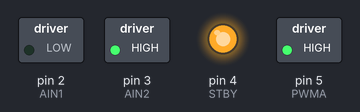
Bench run of a sketch on a simulated Arduino Uno, built with avr-gcc and run on an emulated ATmega328P. On the bench: switched loads named in the sketch (green lamp = pin HIGH), output pins drawn as LEDs (lit = HIGH).

Above: at 0.1 s.
Timing chart, 0 to 1.6 s (numbered marks = the images above):
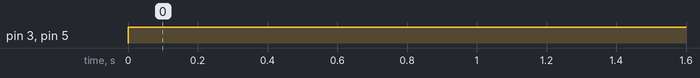

Measured:
- by itself, pin 3 (AIN2), pin 5 (PWMA): LOW → HIGH at 0.00 s

The sketch:

motor_TB6612FNG.ino
```cpp
int STBY = 4;
int AIN1 = 2;
int AIN2 = 3;
int PWMA = 5;

void setup() {
  pinMode(STBY, OUTPUT);
  pinMode(AIN1, OUTPUT);
  pinMode(AIN2, OUTPUT);
  pinMode(PWMA, OUTPUT);
  digitalWrite(STBY,HIGH);
}


void loop() {
  digitalWrite(AIN1,LOW);
  digitalWrite(AIN2,HIGH);
  analogWrite(PWMA,255);
}
```
